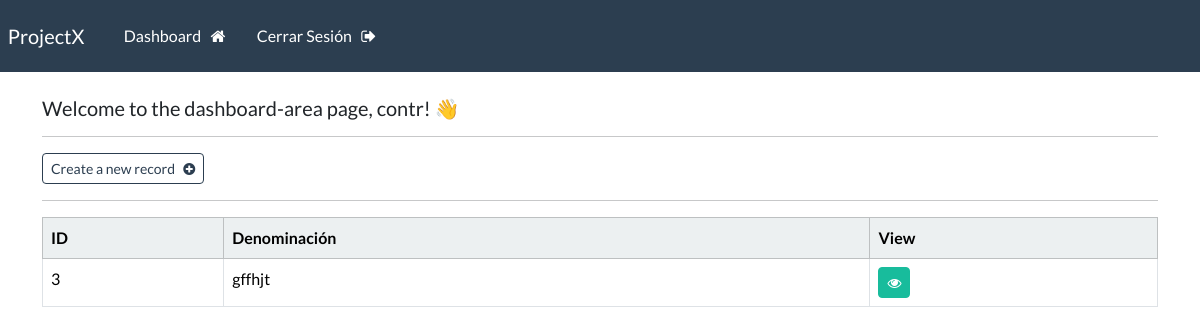
The page /dashboard-area (signed in) on the database as committed earlier.
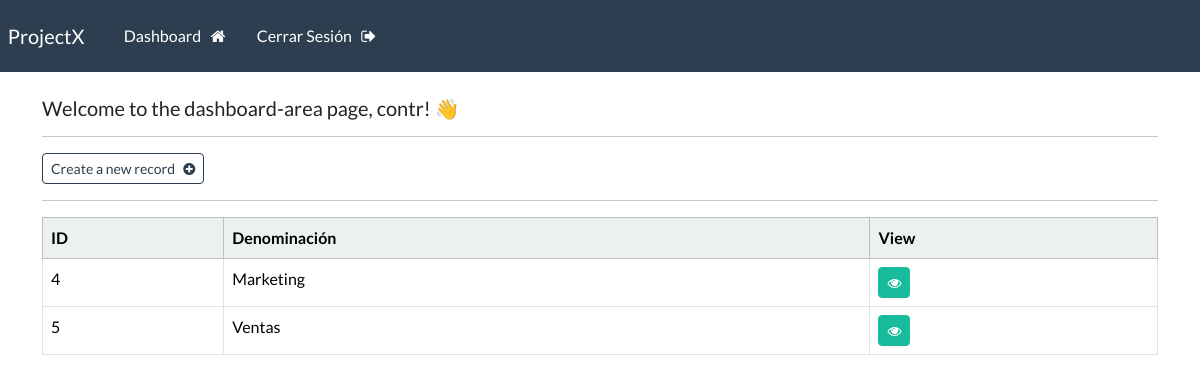
The same page on the database as committed later.
### webapp/models.py (models this page shows, shortened)
class Area(models.Model):
    denominacion = models.CharField(max_length=100)

### webapp/views.py (the view)
# urls.py: path('dashboard-area', views.dashboard_area, name="dashboard-area"),
@login_required(login_url='my-login')
def dashboard_area(request):
    my_areas = Area.objects.all()
    context = {'areas': my_areas}
    return render(request,'webapp/dashboard-area.html', context=context)

### webapp/templates/webapp/dashboard-area.html
{% extends 'webapp/base.html' %}
{% block content %}
    <h5> Welcome to the dashboard-area page, {{user}}! 👋</h5>
    <hr>
    <a class="btn btn-outline-primary btn-sm" href="{% url 'create-area' %}">
        Create a new record &nbsp; <i class="fa fa-plus-circle" aria-hidden="true"></i>
    </a>
    <hr>
    <table class="table table table-hover table-bordered">
        <thead class="table-light">
            <tr>
                <th scope="col"> ID </th>
                <th scope="col"> Denominación</th>
                <th scope="col"> View </th>
            </tr>
        </thead>
        <tbody>
        {% if areas %}
            {% for area in areas %}
            <tr>
                <td> {{area.id}} </td>
                <td> {{area.denominacion}}</td>
                <td> <a class="btn btn-success btn-sm" href="{% url 'area' area.id %}"> <i class="fa fa-eye" aria-hidden="true"></i> </a></td>
            </tr>
            {% endfor %}
        {% endif %}
        </tbody>
    </table>
{% endblock %}

Rows that differ between the two databases and show on the page:
removed Area: id "3", denominacion "gffhjt"
added Area: id "4", denominacion "Marketing"
added Area: id "5", denominacion "Ventas"
